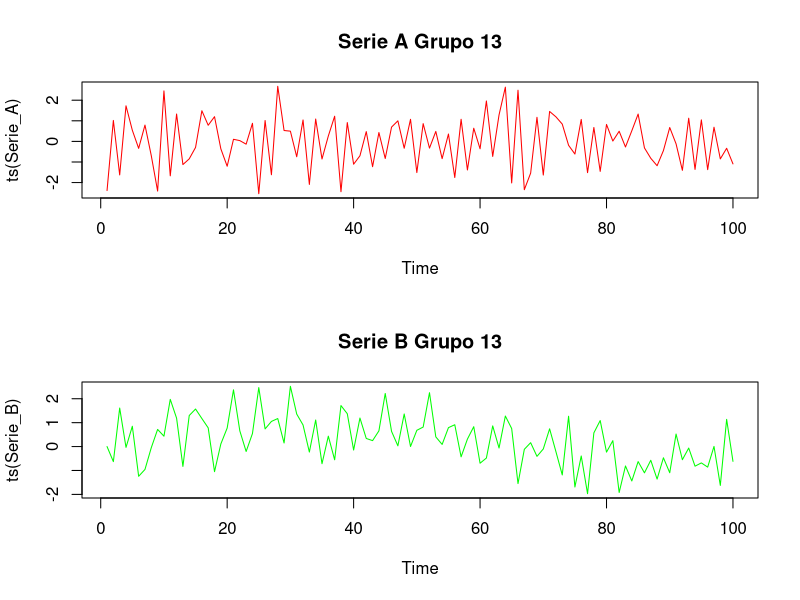
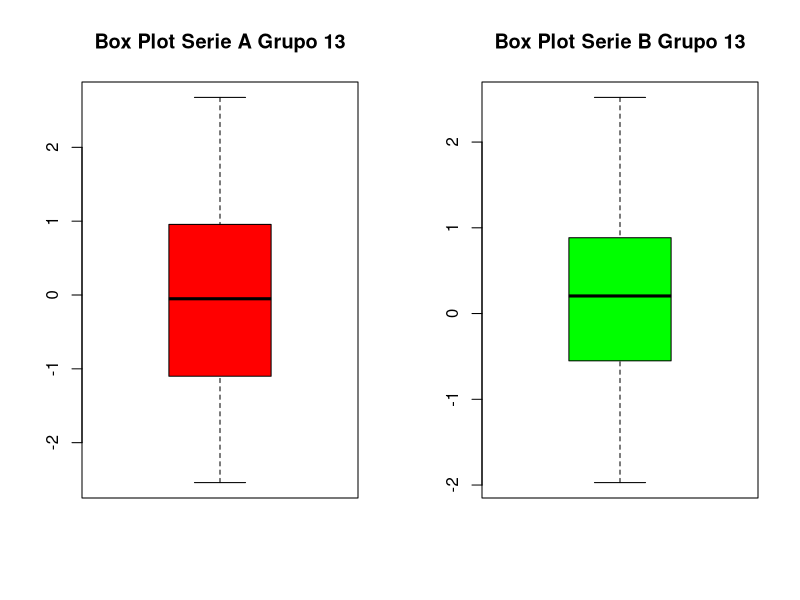
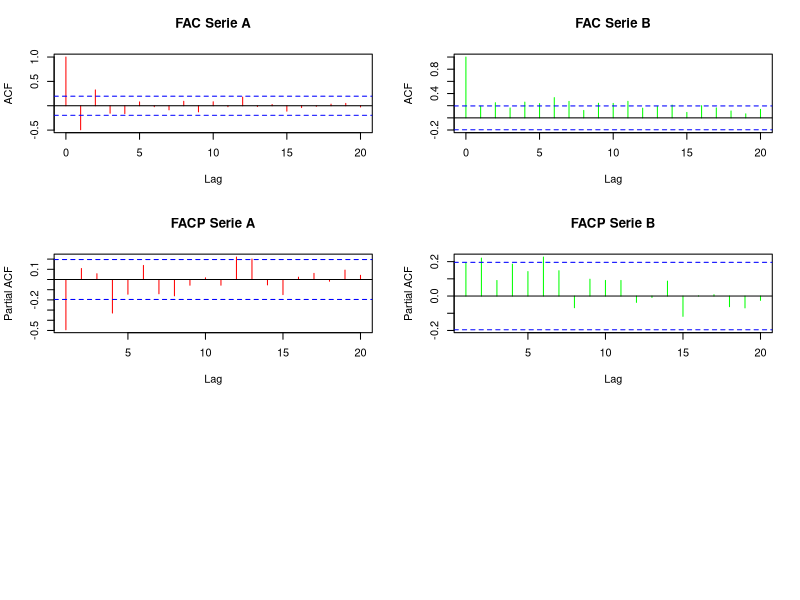
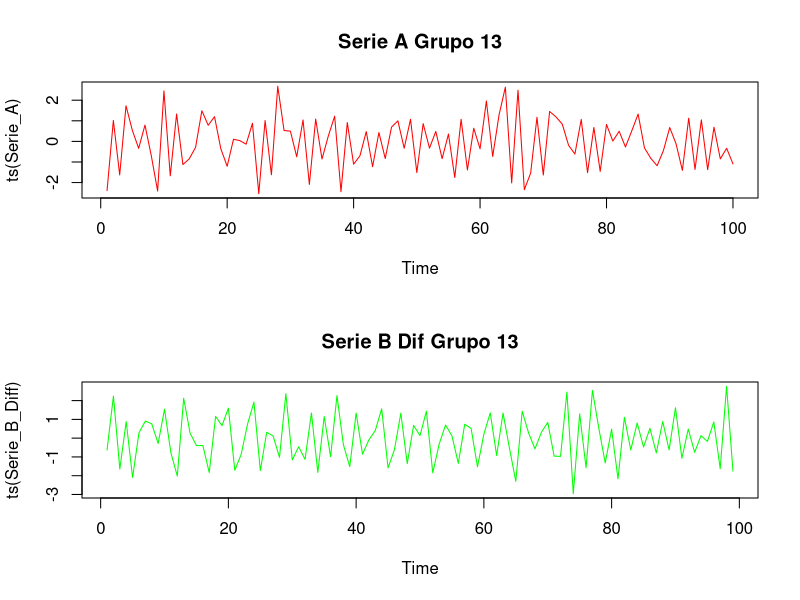
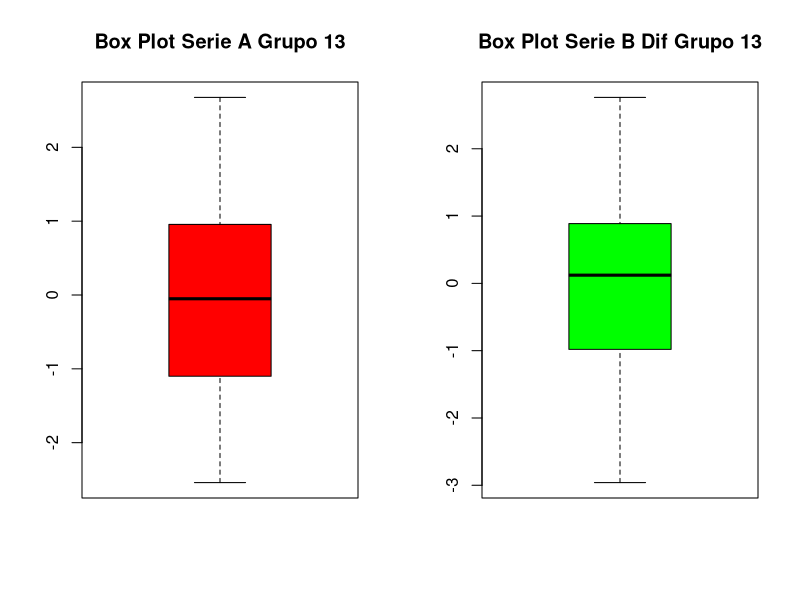
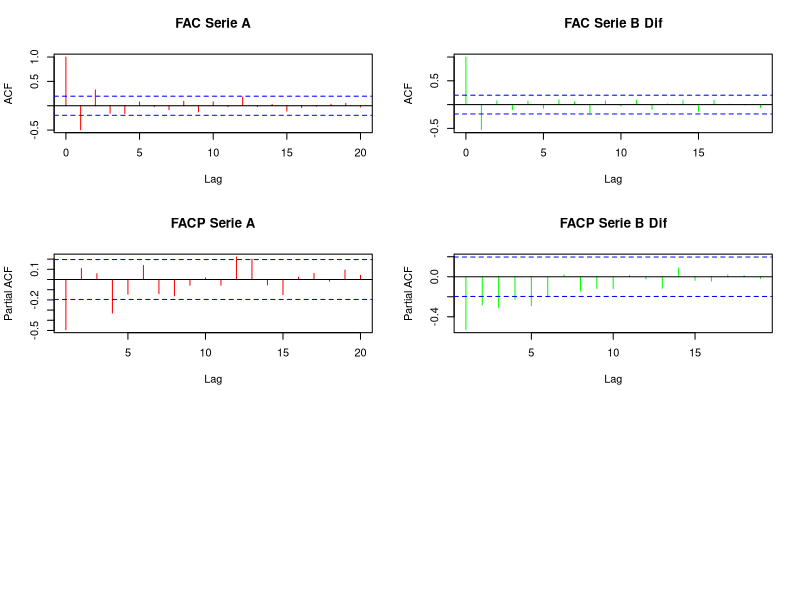

Recreate these plots in R, in order.
#Bajamos la Data del trabajo practico

library(tseries)
library(urca)

Data<-read.csv2(file = "Grupo 13.csv")

attach(Data)

Data1<-ts(Data,class = "ts") #Creamos la serie de tiempo de la data. Me mantiene el nombre original

par(mfrow = c(2,1))
plot(ts(Serie_A), main = "Serie A Grupo 13", col = "red") #Graficamos ambas series de tiempo. En primera instancia, la serie A es estacionaria, pero no lo es la serie B
plot(ts(Serie_B), main = "Serie B Grupo 13", col = "green")
#Instalar el paquete "psych" para poder utilizar la funcion describe

library(psych)

describe(Data,quant = c(0,0.25,0.5,0.75,1)) #Analisis descriptivo
#skew es la asmimetria. Se encuentran cercanos a 0

#Graficamos el Boxplot
par(mfrow = c(1,2))
boxplot(Serie_A,main = "Box Plot Serie A Grupo 13", col = "red")
boxplot(Serie_B,main = "Box Plot Serie B Grupo 13", col = "green")

#Para la FAs, FAC y FACP
par(mfrow = c(3,2))
acf(Serie_A, main = "FAC Serie A", col = "red")
acf(Serie_B, main = "FAC Serie B", col = "green")
pacf(Serie_A, main = "FACP Serie A", col = "red") 
pacf(Serie_B, main = "FACP Serie B", col = "green") #Otra vez, en primera instancia la serie B no es estacionaria

Serie_B_Diff<-diff(Serie_B) #Diferenciamos la serie

par(mfrow = c(2,1))
plot(ts(Serie_A), main = "Serie A Grupo 13", col = "red")
plot(ts(Serie_B_Diff), main = "Serie B Dif Grupo 13", col = "green") #Parece ser estacionaria por el momento

#Se compara nuevamente los box plot
par(mfrow = c(1,2))
boxplot(Serie_A,main = "Box Plot Serie A Grupo 13", col = "red")
boxplot(Serie_B_Diff,main = "Box Plot Serie B Dif Grupo 13", col = "green")

#Se vuelve a graficar la FAS, FAC y FACP
par(mfrow = c(3,2))
acf(Serie_A, main = "FAC Serie A", col = "red")
acf(Serie_B_Diff, main = "FAC Serie B Dif", col = "green")
pacf(Serie_A, main = "FACP Serie A", col = "red") 
pacf(Serie_B_Diff, main = "FACP Serie B Dif", col = "green") #Ahora si parece ser estacionario  

###Prueba###

